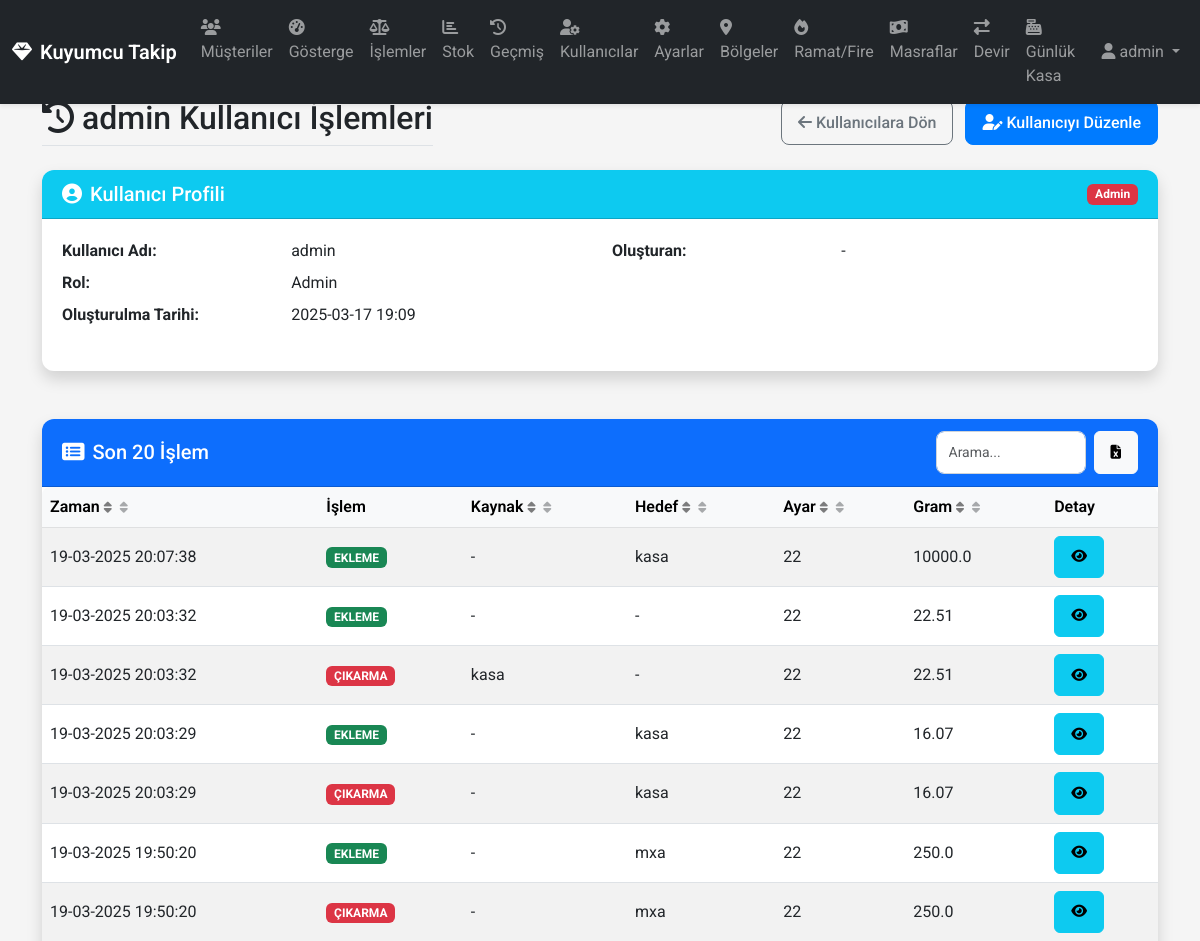
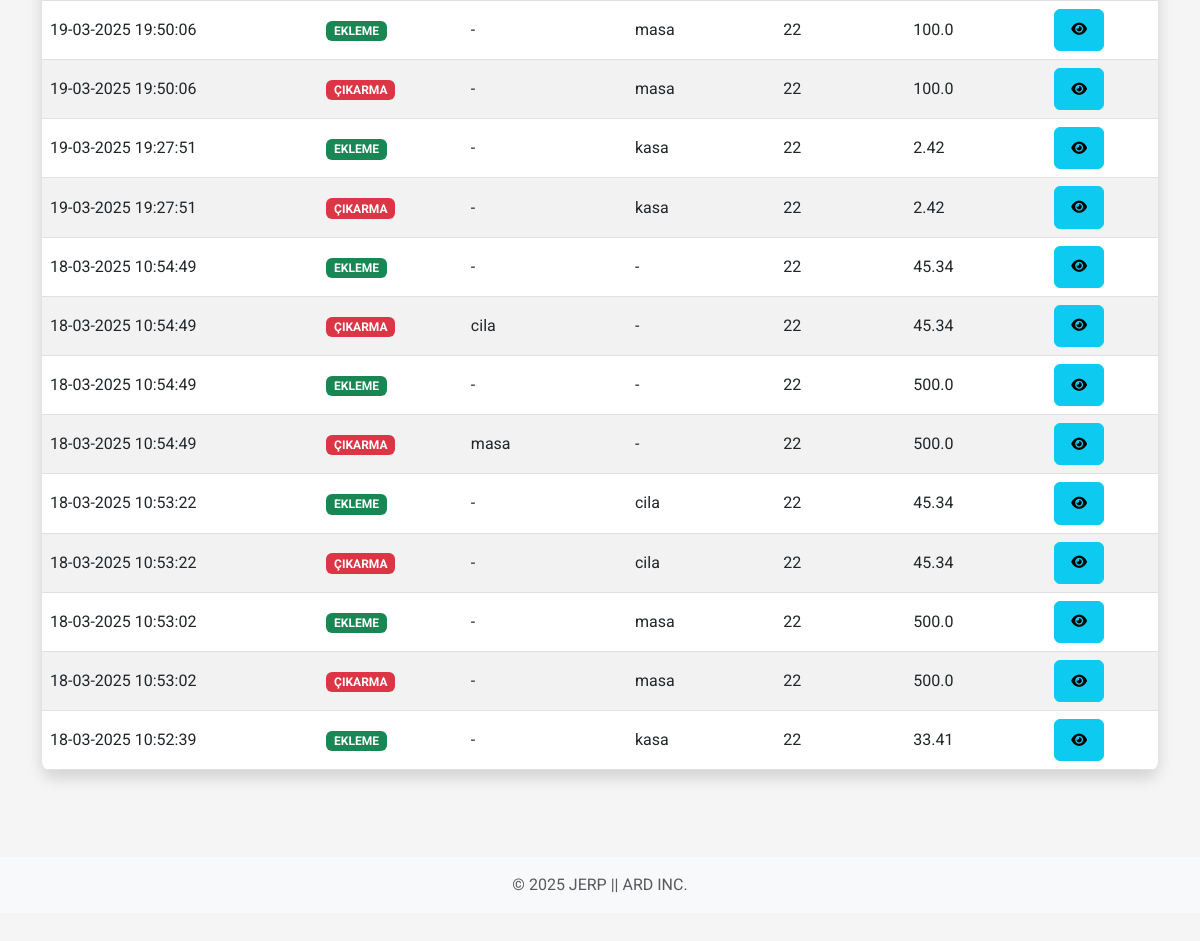
/users/1/operations (signed in), run on an earlier commit of the app's database (2 pictures, top to bottom).
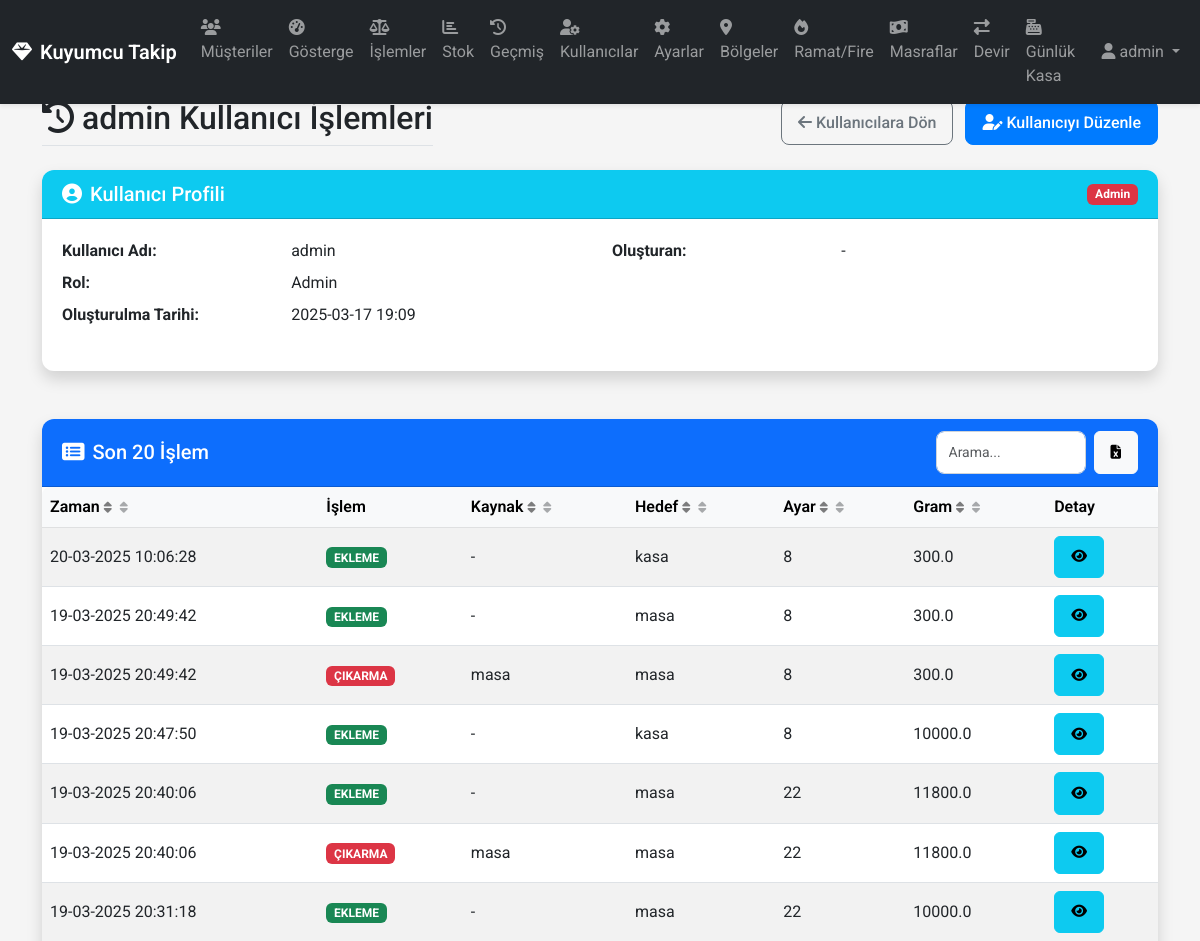
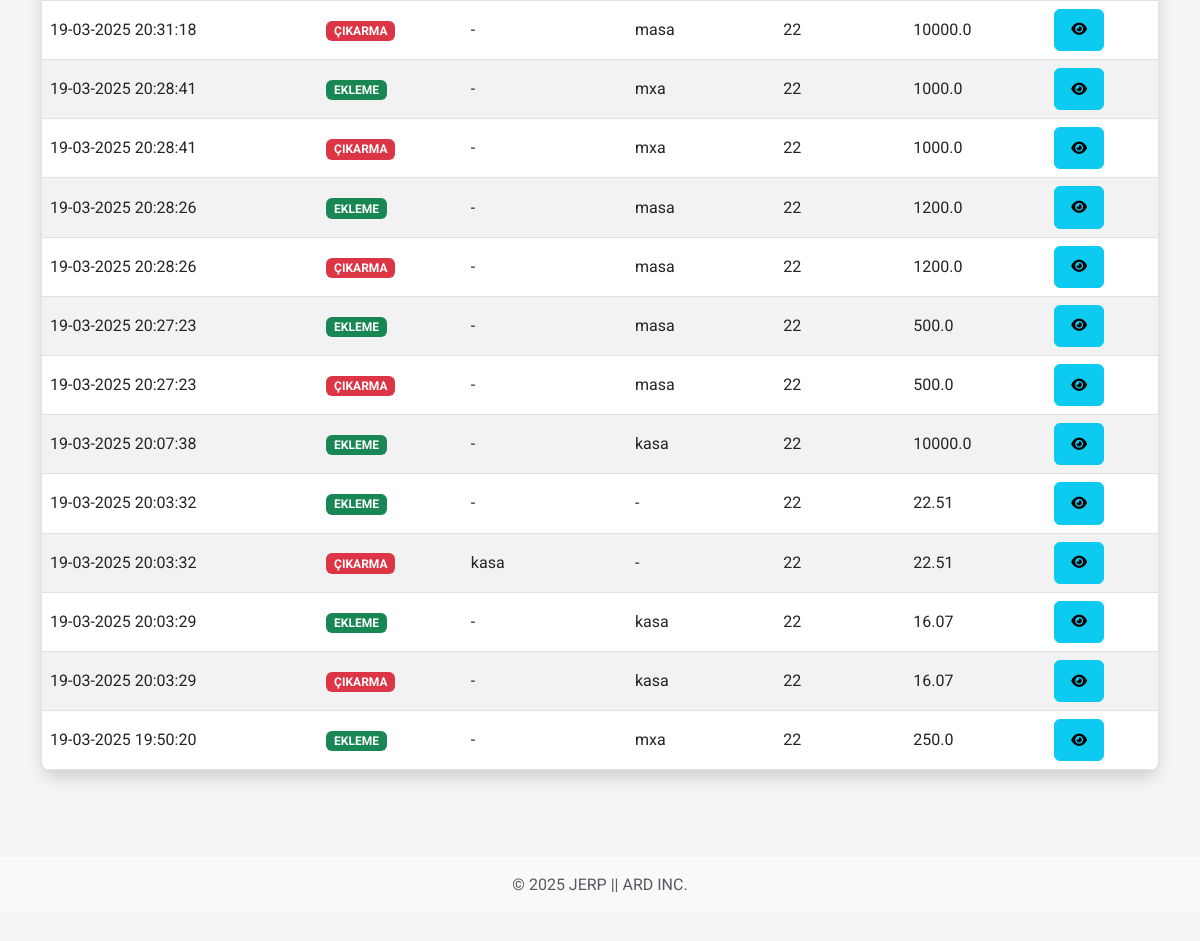
And on a later commit of the database (2 pictures, top to bottom).
### app/models/database.py (models this page shows, shortened)
class Operation(db.Model):
    __tablename__ = 'operations'
    id = db.Column(db.Integer, primary_key=True)
    timestamp = db.Column(db.DateTime, default=datetime.utcnow, nullable=False)
    operation_type = db.Column(db.String(20), nullable=False)
    user_id = db.Column(db.Integer, db.ForeignKey('users.id'))
    source_region_id = db.Column(db.Integer, db.ForeignKey('regions.id'))
    target_region_id = db.Column(db.Integer, db.ForeignKey('regions.id'))
    setting_id = db.Column(db.Integer, db.ForeignKey('settings.id'), nullable=False)
    gram = db.Column(db.Float, nullable=False)
    source_region = db.relationship('Region', foreign_keys=[source_region_id])
    target_region = db.relationship('Region', foreign_keys=[target_region_id])
    setting = db.relationship('Setting')
    user = db.relationship('User', backref=db.backref('operations', lazy='dynamic'))

class Region(db.Model):
    __tablename__ = 'regions'
    id = db.Column(db.Integer, primary_key=True)
    name = db.Column(db.String(20), unique=True, nullable=False)
    is_active = db.Column(db.Boolean, default=True)  # Bölgenin aktif/silindi durumu
    is_default = db.Column(db.Boolean, default=False)  # Varsayılan bölge mi?
    created_at = db.Column(db.DateTime, default=datetime.utcnow)

class Setting(db.Model):
    __tablename__ = 'settings'
    id = db.Column(db.Integer, primary_key=True)
    name = db.Column(db.String(10), unique=True, nullable=False)
    purity_per_thousand = db.Column(db.Integer, nullable=False, default=916)  # Varsayılan değer 22 ayar için

### app/routes/views.py (the view)
@main_bp.route('/users/<int:user_id>/operations')
@login_required
def user_operations(user_id):
    user = User.query.get_or_404(user_id)
    if not current_user.has_role('manager') and current_user.id != user_id:
        flash('Bu sayfaya erişim yetkiniz yok!', 'danger')
        return redirect(url_for('main.dashboard'))
    operations = Operation.query.filter_by(user_id=user_id).order_by(Operation.timestamp.desc()).limit(20).all()
    return render_template('user_operations.html', user=user, operations=operations)

### app/models/database.py (called while the page is built)
    def has_role(self, role):
        if self.is_admin:
            return True
        if role == 'manager' and self.role == 'manager':
            return True
        if role == 'staff' and (self.role == 'manager' or self.role == 'staff'):
            return True
        return False

### app/routes/views.py (called while the page is built)
@login_manager.user_loader
def load_user(user_id):
    return User.query.get(int(user_id))

### app/templates/user_operations.html (shortened to what the changed rows need)
{% extends 'base.html' %}
{% block content %}
<div class="row mb-4">
    <div class="col">
        <div class="d-flex justify-content-between align-items-center flex-wrap">
            <h2 class="border-bottom pb-2 mb-0">
                <i class="fas fa-history me-2"></i>{{ user.username }} Kullanıcı İşlemleri
            </h2>
        </div>
    </div>
</div>
<div class="row">
    <div class="col-12">
        <div class="card shadow">
            <div class="card-body p-0">
                <div class="table-responsive">
                    <table class="table table-hover table-striped mb-0 table-sortable" id="operations-table">
                        <thead class="table-light">
                            <tr>
                                <th class="sortable" data-sort="date">Zaman <i class="fas fa-sort"></i></th>
                                <th>İşlem</th>
                                <th class="sortable" data-sort="source">Kaynak <i class="fas fa-sort"></i></th>
                                <th class="sortable" data-sort="target">Hedef <i class="fas fa-sort"></i></th>
                                <th class="sortable" data-sort="setting">Ayar <i class="fas fa-sort"></i></th>
                                <th class="sortable" data-sort="gram">Gram <i class="fas fa-sort"></i></th>
                                <th>Detay</th>
                            </tr>
                        </thead>
                        <tbody>
                            {% for operation in operations %}
                            <tr>
                                <td data-label="Zaman">{{ operation.timestamp.strftime('%d-%m-%Y %H:%M:%S') }}</td>
                                <td data-label="İşlem">
                                    <span class="badge {% if operation.operation_type == 'ADD' %}bg-success{% else %}bg-danger{% endif %}">
                                        {{ 'EKLEME' if operation.operation_type == 'ADD' else 'ÇIKARMA' }}
                                    </span>
                                </td>
                                <td data-label="Kaynak">{{ operation.source_region.name if operation.source_region else "-" }}</td>
                                <td data-label="Hedef">{{ operation.target_region.name if operation.target_region else "-" }}</td>
                                <td data-label="Ayar">{{ operation.setting.name }}</td>
                                <td data-label="Gram">{{ operation.gram }}</td>
                                <td data-label="Detay">
                                    <button class="btn btn-sm btn-info show-details"
                                            data-bs-toggle="modal"
                                            data-bs-target="#operationDetailModal"
                                            data-time="{{ operation.timestamp.strftime('%d-%m-%Y %H:%M:%S') }}"
                                            data-operation="{{ 'Ekleme' if operation.operation_type == 'ADD' else 'Çıkarma' }}"
                                            data-source="{{ operation.source_region.name if operation.source_region else '-' }}"
                                            data-target="{{ operation.target_region.name if operation.target_region else '-' }}"
                                            data-setting="{{ operation.setting.name }}"
                                            data-gram="{{ operation.gram }}">
                                        <i class="fas fa-eye"></i>
                                    </button>
                                </td>
                            </tr>
                            {% endfor %}
                        </tbody>
                    </table>
                </div>
            </div>
        </div>
    </div>
</div>
{% endblock %}

What changed in the data, as far as the page shows it:
no longer on this page (row unchanged): Operation: timestamp "19-03-2025 19:50:20", operation_type "ÇIKARMA", source_region "-", target_region "mxa", setting.name "22", gram "250.0"
no longer on this page (row unchanged): Operation: timestamp "19-03-2025 19:50:06", operation_type "EKLEME", source_region "-", target_region "masa", setting.name "22", gram "100.0"
no longer on this page (row unchanged): Operation: timestamp "19-03-2025 19:50:06", operation_type "ÇIKARMA", source_region "-", target_region "masa", setting.name "22", gram "100.0"
no longer on this page (row unchanged): Operation: timestamp "19-03-2025 19:27:51", operation_type "EKLEME", source_region "-", target_region "kasa", setting.name "22", gram "2.42"
no longer on this page (row unchanged): Operation: timestamp "19-03-2025 19:27:51", operation_type "ÇIKARMA", source_region "-", target_region "kasa", setting.name "22", gram "2.42"
no longer on this page (row unchanged): Operation: timestamp "18-03-2025 10:54:49", operation_type "EKLEME", source_region "-", target_region "-", setting.name "22", gram "45.34"
no longer on this page (row unchanged): Operation: timestamp "18-03-2025 10:54:49", operation_type "ÇIKARMA", source_region "cila", target_region "-", setting.name "22", gram "45.34"
no longer on this page (row unchanged): Operation: timestamp "18-03-2025 10:54:49", operation_type "EKLEME", source_region "-", target_region "-", setting.name "22", gram "500.0"
no longer on this page (row unchanged): Operation: timestamp "18-03-2025 10:54:49", operation_type "ÇIKARMA", source_region "masa", target_region "-", setting.name "22", gram "500.0"
no longer on this page (row unchanged): Operation: timestamp "18-03-2025 10:53:22", operation_type "EKLEME", source_region "-", target_region "cila", setting.name "22", gram "45.34"
no longer on this page (row unchanged): Operation: timestamp "18-03-2025 10:53:22", operation_type "ÇIKARMA", source_region "-", target_region "cila", setting.name "22", gram "45.34"
no longer on this page (row unchanged): Operation: timestamp "18-03-2025 10:53:02", operation_type "EKLEME", source_region "-", target_region "masa", setting.name "22", gram "500.0"
no longer on this page (row unchanged): Operation: timestamp "18-03-2025 10:53:02", operation_type "ÇIKARMA", source_region "-", target_region "masa", setting.name "22", gram "500.0"
no longer on this page (row unchanged): Operation: timestamp "18-03-2025 10:52:39", operation_type "EKLEME", source_region "-", target_region "kasa", setting.name "22", gram "33.41"
added Operation: timestamp "20-03-2025 10:06:28", operation_type "EKLEME", source_region "-", target_region "kasa", setting.name "8", gram "300.0"
added Operation: timestamp "19-03-2025 20:49:42", operation_type "EKLEME", source_region "-", target_region "masa", setting.name "8", gram "300.0"
added Operation: timestamp "19-03-2025 20:49:42", operation_type "ÇIKARMA", source_region "masa", target_region "masa", setting.name "8", gram "300.0"
added Operation: timestamp "19-03-2025 20:47:50", operation_type "EKLEME", source_region "-", target_region "kasa", setting.name "8", gram "10000.0"
added Operation: timestamp "19-03-2025 20:40:06", operation_type "EKLEME", source_region "-", target_region "masa", setting.name "22", gram "11800.0"
added Operation: timestamp "19-03-2025 20:40:06", operation_type "ÇIKARMA", source_region "masa", target_region "masa", setting.name "22", gram "11800.0"
added Operation: timestamp "19-03-2025 20:31:18", operation_type "EKLEME", source_region "-", target_region "masa", setting.name "22", gram "10000.0"
added Operation: timestamp "19-03-2025 20:31:18", operation_type "ÇIKARMA", source_region "-", target_region "masa", setting.name "22", gram "10000.0"
added Operation: timestamp "19-03-2025 20:28:41", operation_type "EKLEME", source_region "-", target_region "mxa", setting.name "22", gram "1000.0"
added Operation: timestamp "19-03-2025 20:28:41", operation_type "ÇIKARMA", source_region "-", target_region "mxa", setting.name "22", gram "1000.0"
added Operation: timestamp "19-03-2025 20:28:26", operation_type "EKLEME", source_region "-", target_region "masa", setting.name "22", gram "1200.0"
added Operation: timestamp "19-03-2025 20:28:26", operation_type "ÇIKARMA", source_region "-", target_region "masa", setting.name "22", gram "1200.0"
added Operation: timestamp "19-03-2025 20:27:23", operation_type "EKLEME", source_region "-", target_region "masa", setting.name "22", gram "500.0"
added Operation: timestamp "19-03-2025 20:27:23", operation_type "ÇIKARMA", source_region "-", target_region "masa", setting.name "22", gram "500.0"
